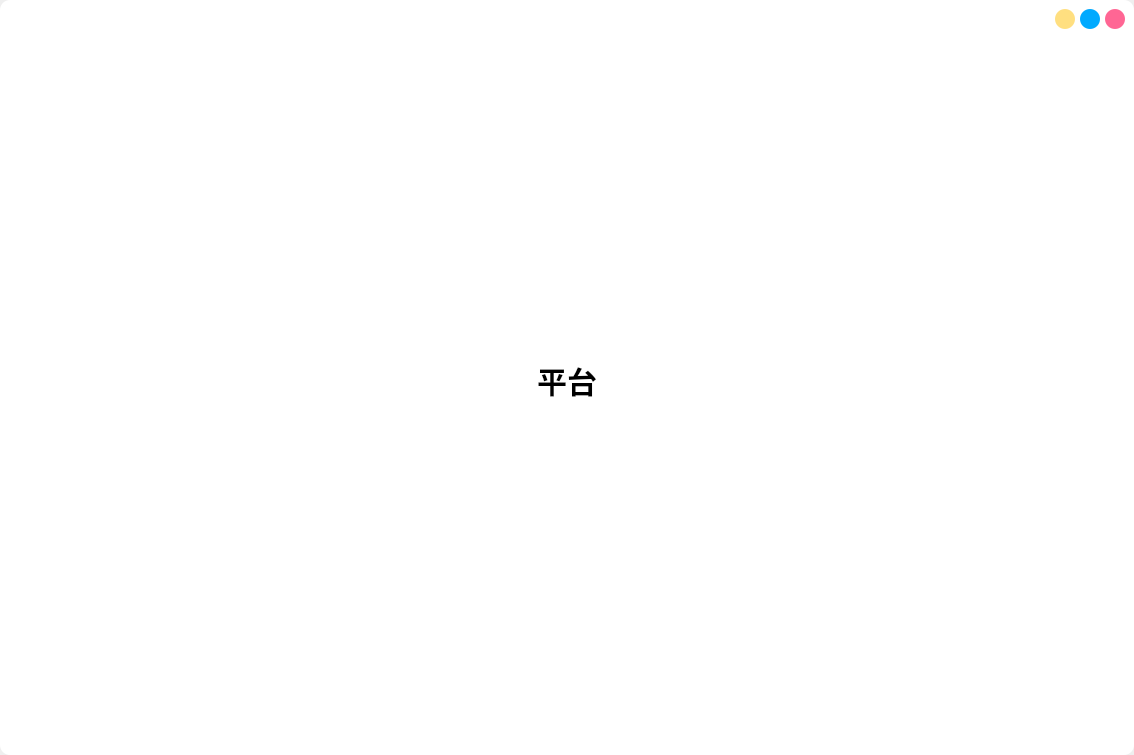
<?xml version="1.0" encoding="UTF-8"?>
<ui version="4.0">
 <class>MainWindow</class>
 <widget class="QMainWindow" name="MainWindow">
  <property name="geometry">
   <rect>
    <x>0</x>
    <y>0</y>
    <width>1134</width>
    <height>755</height>
   </rect>
  </property>
  <property name="windowTitle">
   <string>登录程序</string>
  </property>
  <property name="styleSheet">
   <string notr="true">QLineEdit{
    border:0px;    
    margin:10px;
	margin-left:10px; 
	margin-right:10px;
    border-bottom: 2px solid #B3B3B3;
    font-family:'Microsoft YaHei';
    font-size:20px;
    font-weight:bold;
    }

QLineEdit:hover{
    border-bottom: 3px solid #66A3FF;
    }

QLineEdit:focus{
    border-bottom: 3px solid #E680BD;
    }

QWidget#centralwidget{
	background:white;
	border-radius:10px;
}

QLabel{
    text-align:right;
    font-family:'Microsoft YaHei';
    font-size:30px;
    font-weight:bold;
    }

</string>
  </property>
  <widget class="QWidget" name="centralwidget">
   <property name="sizePolicy">
    <sizepolicy hsizetype="Preferred" vsizetype="Preferred">
     <horstretch>0</horstretch>
     <verstretch>0</verstretch>
    </sizepolicy>
   </property>
   <layout class="QVBoxLayout" name="verticalLayout" stretch="0,1">
    <item>
     <widget class="QWidget" name="widget" native="true">
      <property name="sizePolicy">
       <sizepolicy hsizetype="Fixed" vsizetype="Preferred">
        <horstretch>0</horstretch>
        <verstretch>0</verstretch>
       </sizepolicy>
      </property>
      <property name="layoutDirection">
       <enum>Qt::RightToLeft</enum>
      </property>
      <layout class="QHBoxLayout" name="horizontalLayout_3">
       <property name="spacing">
        <number>5</number>
       </property>
       <property name="leftMargin">
        <number>0</number>
       </property>
       <property name="topMargin">
        <number>0</number>
       </property>
       <property name="rightMargin">
        <number>0</number>
       </property>
       <property name="bottomMargin">
        <number>0</number>
       </property>
       <item>
        <widget class="QPushButton" name="close_pushButton">
         <property name="enabled">
          <bool>true</bool>
         </property>
         <property name="sizePolicy">
          <sizepolicy hsizetype="Fixed" vsizetype="Fixed">
           <horstretch>0</horstretch>
           <verstretch>0</verstretch>
          </sizepolicy>
         </property>
         <property name="minimumSize">
          <size>
           <width>20</width>
           <height>20</height>
          </size>
         </property>
         <property name="maximumSize">
          <size>
           <width>20</width>
           <height>20</height>
          </size>
         </property>
         <property name="styleSheet">
          <string notr="true">QPushButton
{
background:#FF6694;
border-radius:10px;
}
QPushButton:hover
{
background:#FF0000;
}

</string>
         </property>
         <property name="text">
          <string/>
         </property>
        </widget>
       </item>
       <item>
        <widget class="QPushButton" name="max_pushButton">
         <property name="sizePolicy">
          <sizepolicy hsizetype="Fixed" vsizetype="Fixed">
           <horstretch>0</horstretch>
           <verstretch>0</verstretch>
          </sizepolicy>
         </property>
         <property name="minimumSize">
          <size>
           <width>20</width>
           <height>20</height>
          </size>
         </property>
         <property name="maximumSize">
          <size>
           <width>20</width>
           <height>20</height>
          </size>
         </property>
         <property name="styleSheet">
          <string notr="true">QPushButton
{
background:#00aaff;
border-radius:10px;
}
QPushButton:hover
{
background:#0000ff;
}</string>
         </property>
         <property name="text">
          <string/>
         </property>
        </widget>
       </item>
       <item>
        <widget class="QPushButton" name="hidden_pushButton">
         <property name="sizePolicy">
          <sizepolicy hsizetype="Fixed" vsizetype="Fixed">
           <horstretch>0</horstretch>
           <verstretch>0</verstretch>
          </sizepolicy>
         </property>
         <property name="minimumSize">
          <size>
           <width>20</width>
           <height>20</height>
          </size>
         </property>
         <property name="maximumSize">
          <size>
           <width>20</width>
           <height>20</height>
          </size>
         </property>
         <property name="baseSize">
          <size>
           <width>0</width>
           <height>0</height>
          </size>
         </property>
         <property name="styleSheet">
          <string notr="true">QPushButton
{
background:#FFDF80;
border-radius:10px;
}
QPushButton:hover
{
background:#FFC105;
}

</string>
         </property>
         <property name="text">
          <string/>
         </property>
        </widget>
       </item>
      </layout>
     </widget>
    </item>
    <item>
     <widget class="QWidget" name="widget_2" native="true">
      <layout class="QGridLayout" name="gridLayout">
       <item row="1" column="0">
        <spacer name="horizontalSpacer_3">
         <property name="orientation">
          <enum>Qt::Horizontal</enum>
         </property>
         <property name="sizeType">
          <enum>QSizePolicy::Maximum</enum>
         </property>
         <property name="sizeHint" stdset="0">
          <size>
           <width>20</width>
           <height>20</height>
          </size>
         </property>
        </spacer>
       </item>
       <item row="0" column="1">
        <widget class="QLabel" name="label">
         <property name="sizePolicy">
          <sizepolicy hsizetype="Preferred" vsizetype="Maximum">
           <horstretch>0</horstretch>
           <verstretch>0</verstretch>
          </sizepolicy>
         </property>
         <property name="maximumSize">
          <size>
           <width>16777215</width>
           <height>16777215</height>
          </size>
         </property>
         <property name="layoutDirection">
          <enum>Qt::LeftToRight</enum>
         </property>
         <property name="text">
          <string>平台</string>
         </property>
         <property name="alignment">
          <set>Qt::AlignCenter</set>
         </property>
        </widget>
       </item>
       <item row="1" column="2">
        <spacer name="horizontalSpacer_4">
         <property name="orientation">
          <enum>Qt::Horizontal</enum>
         </property>
         <property name="sizeType">
          <enum>QSizePolicy::Maximum</enum>
         </property>
         <property name="sizeHint" stdset="0">
          <size>
           <width>20</width>
           <height>20</height>
          </size>
         </property>
        </spacer>
       </item>
      </layout>
     </widget>
    </item>
   </layout>
  </widget>
 </widget>
 <resources/>
 <connections/>
</ui>
